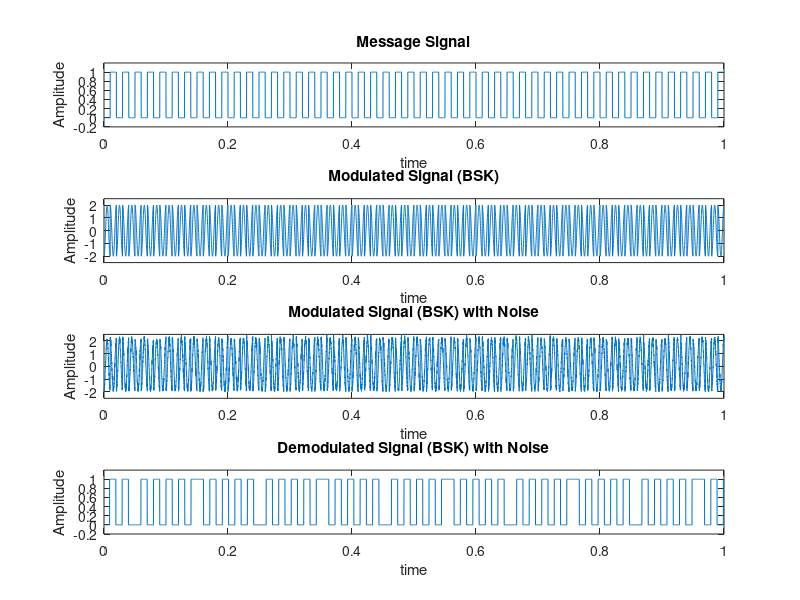

MATLAB code for this plot:
clear all;
close all;
clc;

Tb = 0.01;
N=10000;
Bits = 100;

t = linspace(0, Bits*Tb, N);

last_bit = 1;
for b=1:1:Bits
    len = N / Bits;
    offset = ((b - 1) * len) + 1;
    last_bit = ~last_bit;
    for i=offset:1:min((len+offset), N)
        message(i) = last_bit;
    end
end

subplot(4,1,1);
plot(t, message);
ylim([-0.2, 1.2]);
xlim([0, 1]);
title("Message Signal");
xlabel("time");
ylabel("Amplitude");

%% Generating BSK signal
E = 1;
M = 2;
fc = 100;
phi = sqrt(2)*cos(2*pi*fc*t);
s1 = sqrt(2*E)*phi;
s2 = -sqrt(2*E)*phi;
% noise
N0 = (10^(-15/10) * 2);
sigma = sqrt(N0/2);

noise_matrix = randn(length(t), 1) * sigma;
noise_matrix = noise_matrix .* noise_matrix;
noise_matrix = sqrt(noise_matrix);

modulated_signal = linspace(0, 1, N);
for i=1:1:length(modulated_signal)
    time = t(i);
    value = 0;
    if message(i) == 1
        value = s1(i);
    else
        value = s2(i);
    end
    modulated_signal(i) = value;
end
subplot(4,1,2);
plot(t, modulated_signal);
ylim([-2.5, 2.5]);
xlim([0, 1]);
title("Modulated Signal (BSK)");
xlabel("time");
ylabel("Amplitude");

modulated_signal_with_noise = modulated_signal + transpose(noise_matrix);

subplot(4,1,3);
plot(t, modulated_signal_with_noise);
ylim([-2.5, 2.5]);
xlim([0, 1]);
title("Modulated Signal (BSK) with Noise");
xlabel("time");
ylabel("Amplitude");

%% Demodulation

demodulated_signal = modulated_signal - modulated_signal;
bit_sum = 0;
time_counter = 0;
time_step = (Bits*Tb)/N;
demodulated_bits = [];
for i=1:1:length(demodulated_signal)
    time = t(i);
    time_counter = time_counter + time_step;
    r_mul_phi = modulated_signal_with_noise(i) * phi(i);

    bit_sum = bit_sum + r_mul_phi;
    %plot(time, bit_sum, '.');
    %hold on;
    if time_counter >= (Tb - 0.001)  
        if(bit_sum > 1)
            bit_value = 1;
        else
            bit_value = 0;
        end
        demodulated_bits(length(demodulated_bits) + 1) = bit_value;
        bit_sum = 0;
        time_counter = 0;
    end
end

bit_index = 1;
for i=1:1:length(demodulated_signal)
    time = t(i);
    time_counter = time_counter + time_step;
    demodulated_signal(i) = demodulated_bits(min(bit_index, length(demodulated_bits)));
    if time_counter >= (Tb)
        bit_index = bit_index + 1;
        time_counter = 0;
    end
end

subplot(4,1,4);
plot(t, demodulated_signal);
ylim([-0.2, 1.2]);
xlim([0, 1]);
title("Demodulated Signal (BSK) with Noise");
xlabel("time");
ylabel("Amplitude");

error = demodulated_signal - message;
error = sum(sqrt(error .* error)) / (Bits * Tb * N);
disp(error);
